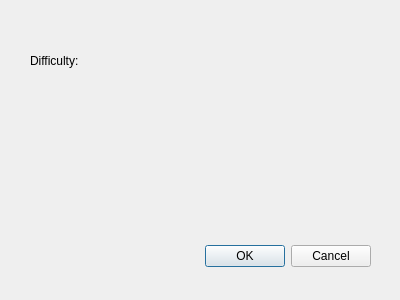
<?xml version="1.0" encoding="UTF-8"?>
<ui version="4.0">
 <class>Settings</class>
 <widget class="QDialog" name="Settings">
  <property name="geometry">
   <rect>
    <x>0</x>
    <y>0</y>
    <width>400</width>
    <height>300</height>
   </rect>
  </property>
  <property name="windowTitle">
   <string>Dialog</string>
  </property>
  <widget class="QDialogButtonBox" name="buttonBox">
   <property name="geometry">
    <rect>
     <x>30</x>
     <y>240</y>
     <width>341</width>
     <height>32</height>
    </rect>
   </property>
   <property name="orientation">
    <enum>Qt::Horizontal</enum>
   </property>
   <property name="standardButtons">
    <set>QDialogButtonBox::Cancel|QDialogButtonBox::Ok</set>
   </property>
  </widget>
  <widget class="QLabel" name="lbl_diff">
   <property name="geometry">
    <rect>
     <x>30</x>
     <y>50</y>
     <width>81</width>
     <height>21</height>
    </rect>
   </property>
   <property name="text">
    <string>Difficulty:</string>
   </property>
  </widget>
 </widget>
 <resources/>
 <connections>
  <connection>
   <sender>buttonBox</sender>
   <signal>accepted()</signal>
   <receiver>Settings</receiver>
   <slot>accept()</slot>
   <hints>
    <hint type="sourcelabel">
     <x>248</x>
     <y>254</y>
    </hint>
    <hint type="destinationlabel">
     <x>157</x>
     <y>274</y>
    </hint>
   </hints>
  </connection>
  <connection>
   <sender>buttonBox</sender>
   <signal>rejected()</signal>
   <receiver>Settings</receiver>
   <slot>reject()</slot>
   <hints>
    <hint type="sourcelabel">
     <x>316</x>
     <y>260</y>
    </hint>
    <hint type="destinationlabel">
     <x>286</x>
     <y>274</y>
    </hint>
   </hints>
  </connection>
 </connections>
</ui>
